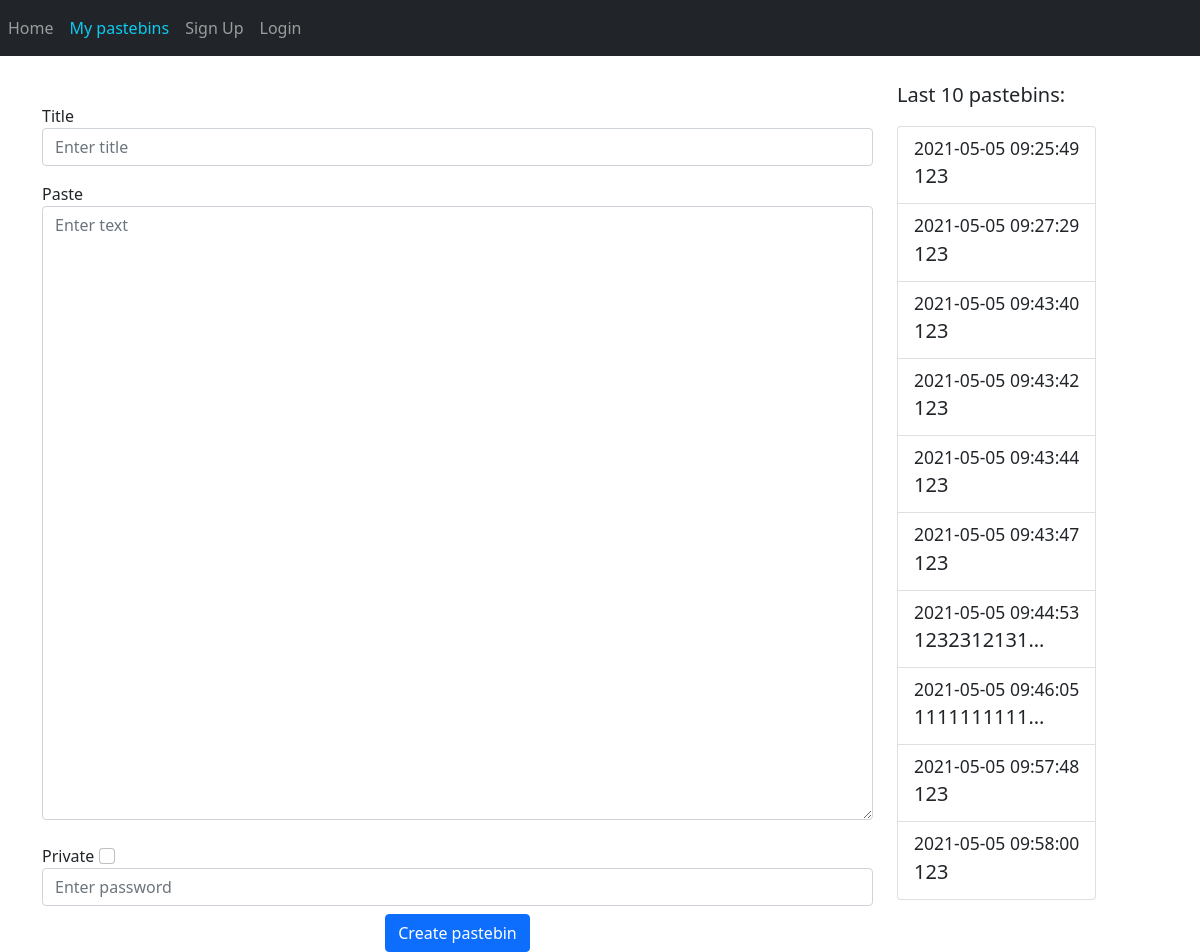
The page / on the database its author committed.
### web/models.py (models this page shows)
class Pastebin(db.Model):
    id = db.Column(db.Integer, primary_key=True)
    title = db.Column(db.String(150))
    content = db.Column(db.String(6000000))
    link = db.Column(db.String(150), unique=True)
    date = db.Column(db.DateTime(timezone=True), default=func.now())
    password = db.Column(db.String(150))
    user_id = db.Column(db.Integer, db.ForeignKey("user.id"))

### web/blueprints/views.py (the view, shortened to what this page needs)
@views.route("/", methods=["GET", "POST"])
def home():
   return render_template("home.html", user=current_user, public_pastebins=get_public_pastebins())

### web/blueprints/views.py (called while the page is built)
def get_public_pastebins():
   pastebins = Pastebin.query.filter_by(password=None).all()[-10:]
   return pastebins

### web/templates/home.html (shortened to what this page needs)
{% extends "base.html" %}
{% block content%}
<div class="row">
  <div class="col-9">
    <form method="POST">
      <div class="form-group mt-5">
        <label for="title">Title</label>
        <input type="text" class="form-control" id="title" name="title" placeholder="Enter title" />
      </div>
      <label for="pastebin" class="mt-3">Paste</label>
      <textarea rows=25 style="height:100%" name="pastebin" id="pastebin" class="form-control" placeholder="Enter text"></textarea>
      <br />
      <label for="private">Private</label>
      <input class="form-check-input" type="checkbox" id="private" name="private" value="True">
      <input type="password" class="form-control" id="password" name="password" placeholder="Enter password" />
      <div align="center">
        <button type="submit" class="btn btn-primary mt-2">Create pastebin</button>
      </div>
    </form>
  </div>
  <div class="col mt-4">
    <label for="list-group" class="lead">Last 10 pastebins:</p>
    <div class="list-group">
   {% for pastebin in public_pastebins %}
   <a href="{{pastebin.link}}" class="list-group-item list-group-item-action">
    <div class="d-flex w-100 justify-content-between">
      <small>{{ pastebin.date.replace(microsecond=0) }}</small>
    </div>
    <p class="mb-1"><b>{{ pastebin.title if pastebin.title|length < 10 else pastebin.title[:10] + "..."}}</b></p>
  </a>
   {% endfor %}
    </div>
</div>
</div>
{% endblock %}

### rows shown on the page
Pastebin: date.replace "2021-05-05 09:25:49", title "123"
Pastebin: date.replace "2021-05-05 09:27:29", title "123"
Pastebin: date.replace "2021-05-05 09:43:40", title "123"
Pastebin: date.replace "2021-05-05 09:43:42", title "123"
Pastebin: date.replace "2021-05-05 09:43:44", title "123"
Pastebin: date.replace "2021-05-05 09:43:47", title "123"
Pastebin: date.replace "2021-05-05 09:44:53", title "1232312131..."
Pastebin: date.replace "2021-05-05 09:46:05", title "1111111111..."
Pastebin: date.replace "2021-05-05 09:57:48", title "123"
Pastebin: date.replace "2021-05-05 09:58:00", title "123"
